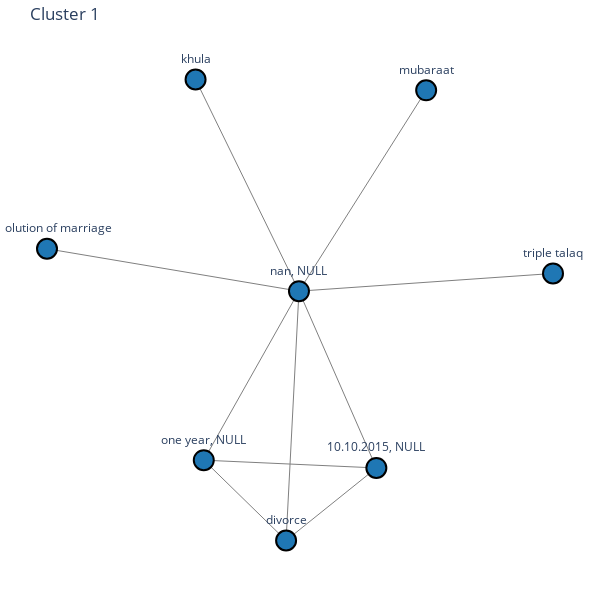

This figure's notebook cell:
### Code cell
import networkx as nx
import plotly.graph_objs as go

# Assuming 'G' is your graph and 'labels' is the list of labels
# Renumber clusters from 1 to 7 if needed, otherwise ensure you have clusters numbered 1 to 7
unique_labels = list(set(labels))
label_mapping = {label: idx+1 for idx, label in enumerate(unique_labels)}

def draw_subgraph_plotly(subgraph, cluster_id, cluster_color):
    pos = nx.spring_layout(subgraph, seed=42)  # Fixed seed for reproducibility
    
    # Extract the node positions
    x_nodes = [pos[node][0] for node in subgraph.nodes()]
    y_nodes = [pos[node][1] for node in subgraph.nodes()]

    # Extract the edges
    edge_x = []
    edge_y = []
    for edge in subgraph.edges():
        x0, y0 = pos[edge[0]]
        x1, y1 = pos[edge[1]]
        edge_x.extend([x0, x1, None])
        edge_y.extend([y0, y1, None])

    # Edge trace
    edge_trace = go.Scatter(
        x=edge_x, y=edge_y,
        line=dict(width=1, color='gray'),
        hoverinfo='none',
        mode='lines')

    # Node trace
    node_trace = go.Scatter(
        x=x_nodes, y=y_nodes,
        mode='markers+text',
        text=[f'{node}' for node in subgraph.nodes()],
        textposition="top center",
        marker=dict(
            showscale=False,
            color=cluster_color,  # Assign the cluster color
            size=20,
            line=dict(width=2, color='black')
        ),
        hoverinfo='text'
    )

    # Create figure
    fig = go.Figure(data=[edge_trace, node_trace],
                    layout=go.Layout(
                        title=f'Cluster {cluster_id}',
                        showlegend=False,
                        hovermode='closest',
                        margin=dict(b=20, l=5, r=5, t=40),
                        xaxis=dict(showgrid=False, zeroline=False, showticklabels=False),
                        yaxis=dict(showgrid=False, zeroline=False, showticklabels=False),
                        height=600,
                        width=600,
                        paper_bgcolor='white',
                        plot_bgcolor='white'
                    ))

    fig.show()

# Iterate over each cluster and draw the subgraph
for original_cluster_id in set(labels):
    cluster_id = label_mapping[original_cluster_id]
    cluster_color = cluster_colors[cluster_id - 1]  # Assign a unique color to each cluster
    cluster_nodes = [node for node, label in zip(G.nodes, labels) if label == original_cluster_id]
    subgraph = G.subgraph(cluster_nodes)
    draw_subgraph_plotly(subgraph, cluster_id, cluster_color)

### Figure 1 — Plotly figure (JSON) as saved in the notebook; plotly's stock layout.template omitted (floating-point values rounded to 4 significant figures)
{"data": [{"hoverinfo": "none", "line": {"color": "gray", "width": 1}, "mode": "lines", "type": "scatter", "x": [0.002375, -0.9872, null, 0.002375, -0.4037, null, 0.002375, 0.5019, null, 0.002375, -0.04821, null, 0.002375, 1, null, 0.002375, 0.002375, null, 0.002375, 0.3063, null, 0.002375, -0.3715, null, 0.3063, -0.04821, null, 0.3063, 0.3063, null, 0.3063, -0.3715, null, -0.3715, -0.04821, null, -0.3715, -0.3715, null], "y": [0.06515, 0.2458, null, 0.06515, 0.9667, null, 0.06515, 0.9208, null, 0.06515, -0.9968, null, 0.06515, 0.1406, null, 0.06515, 0.06515, null, 0.06515, -0.6877, null, 0.06515, -0.6546, null, -0.6877, -0.9968, null, -0.6877, -0.6877, null, -0.6877, -0.6546, null, -0.6546, -0.9968, null, -0.6546, -0.6546, null]}, {"hoverinfo": "text", "marker": {"color": "rgb(31, 119, 180)", "line": {"color": "black", "width": 2}, "showscale": false, "size": 20}, "mode": "markers+text", "text": ["nan, NULL", "10.10.2015, NULL", "one year, NULL", "dissolution of marriage", "mubaraat", "khula", "triple talaq", "divorce"], "textposition": "top center", "type": "scatter", "x": [0.002375, 0.3063, -0.3715, -0.9872, 0.5019, -0.4037, 1, -0.04821], "y": [0.06515, -0.6877, -0.6546, 0.2458, 0.9208, 0.9667, 0.1406, -0.9968]}], "layout": {"height": 600, "hovermode": "closest", "margin": {"b": 20, "l": 5, "r": 5, "t": 40}, "paper_bgcolor": "white", "plot_bgcolor": "white", "showlegend": false, "title": {"text": "Cluster 1"}, "width": 600, "xaxis": {"showgrid": false, "showticklabels": false, "zeroline": false}, "yaxis": {"showgrid": false, "showticklabels": false, "zeroline": false}}}
